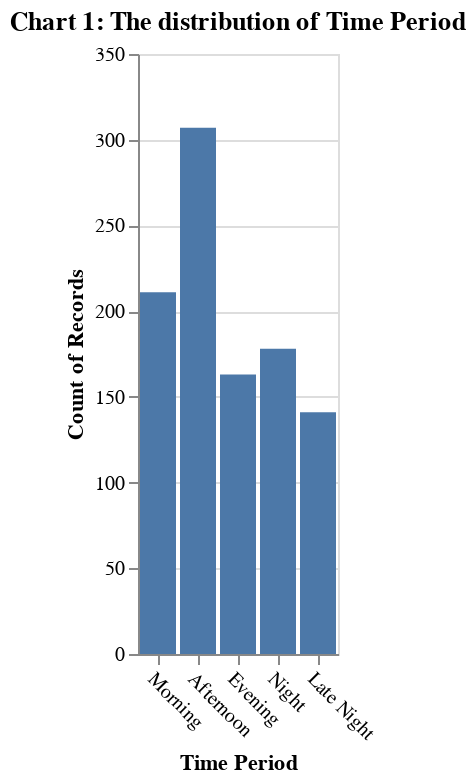

Here is the notebook cell this chart was saved with:
### Code cell
# visualize the distribution  
time_period_dist = alt.Chart(data).mark_bar().encode(
    x = alt.X('time_period', title = 'Time Period',sort=['Morning', 'Afternoon','Evening','Night','Late Night']),
    y = alt.Y('count()', title = 'Count of Records')
).configure_axisX(
    labelAngle=45
).properties(title='Chart 1: The distribution of Time Period')
time_period_dist

### Figure 1 — Vega-Lite specification as saved in the notebook (floating-point values rounded to 4 significant figures; data arrays with more than 128 entries replaced by an {"elided": "..."} marker saying what was removed)
{"config": {"view": {"continuousWidth": 300, "continuousHeight": 300}, "axisX": {"labelAngle": 45}}, "data": {"name": "data-8c5752ab02acd1bbc85392d8d0ea856e"}, "mark": {"type": "bar"}, "encoding": {"x": {"field": "time_period", "sort": ["Morning", "Afternoon", "Evening", "Night", "Late Night"], "title": "Time Period", "type": "nominal"}, "y": {"aggregate": "count", "title": "Count of Records", "type": "quantitative"}}, "title": "Chart 1: The distribution of Time Period", "$schema": "https://vega.github.io/schema/vega-lite/v5.16.3.json", "datasets": {"data-8c5752ab02acd1bbc85392d8d0ea856e": {"elided": "1000 records"}}}
